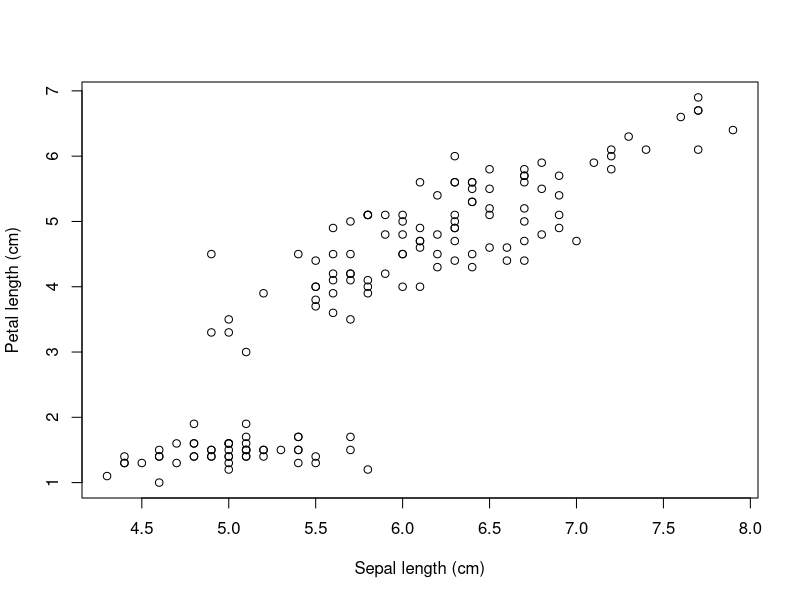
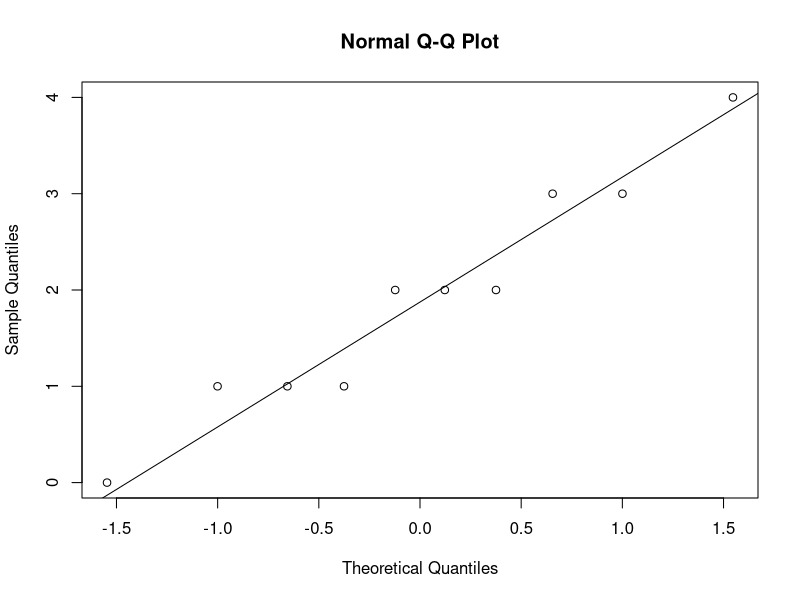
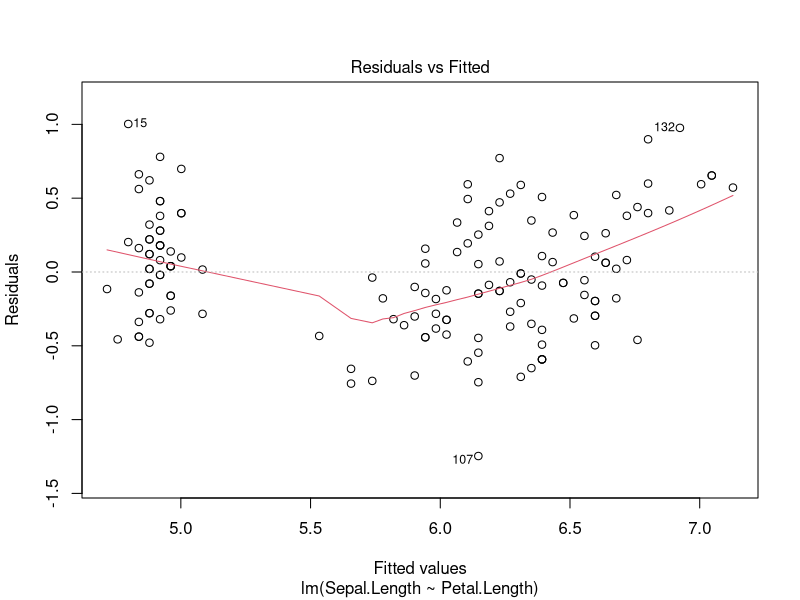
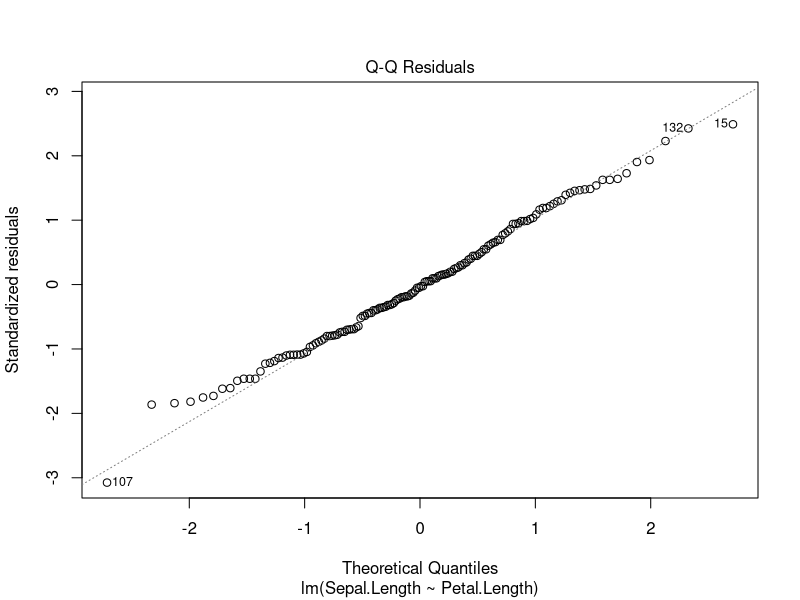

Source code (R) for these figures, in order:
## ---- chunk 1
# This toolkit runs independently of the live lesson.
flowers <- iris
## ---- chunk 2
# These run on today's example. Replace flowers in your own project.
names(flowers)
str(flowers)
summary(flowers)
colSums(is.na(flowers))
sum(duplicated(flowers))  # identical rows: investigate before deleting
## ---- chunk 3
# Explore first. This pooled example combines three species.
plot(flowers$Sepal.Length, flowers$Petal.Length,
     xlab = "Sepal length (cm)", ylab = "Petal length (cm)")
association <- cor.test(flowers$Sepal.Length, flowers$Petal.Length,
                        method = "pearson")
association$estimate
association$conf.int
association$p.value
## ---- chunk 4
# Restrict to two species for this two-group illustration.
two_species <- droplevels(subset(flowers,
                         Species %in% c("setosa", "versicolor")))
comparison <- t.test(Sepal.Length ~ Species, data = two_species)
comparison
comparison$estimate
comparison$conf.int
## ---- chunk 5
# Synthetic practice data: each row is one correctly matched person.
paired_data <- data.frame(
  id = 1:10,
  before = c(12, 15, 11, 18, 13, 16, 14, 10, 17, 15),
  after  = c(14, 16, 11, 21, 15, 17, 17, 12, 18, 19)
)
paired_data$change <- paired_data$after - paired_data$before
summary(paired_data$change)
qqnorm(paired_data$change)
qqline(paired_data$change)
t.test(paired_data$after, paired_data$before, paired = TRUE)
## ---- chunk 6
model <- lm(Sepal.Length ~ Petal.Length, data = flowers)
summary(model)
confint(model)
# Residual plots are starting points for evaluating a model.
plot(model, which = 1)  # residuals versus fitted values
plot(model, which = 2)  # residual Q-Q plot
